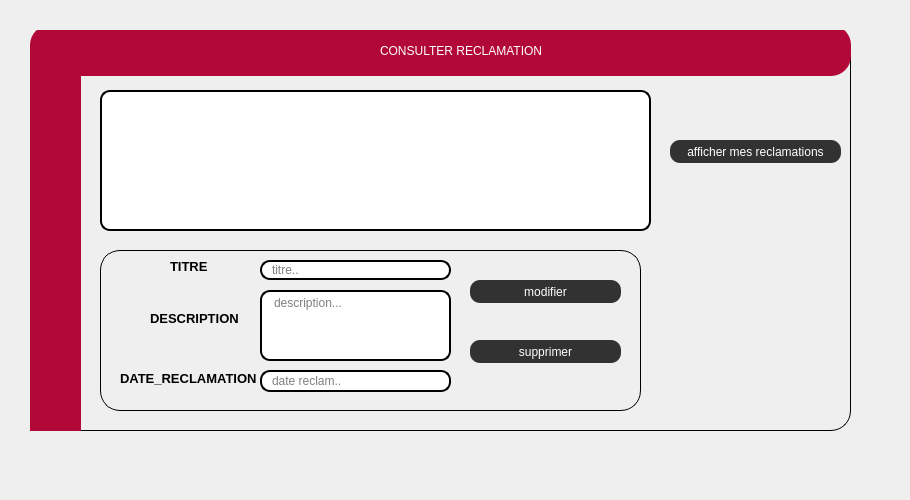
       <widget class="QWidget" name="consulter_reclam">
        <attribute name="title">
         <string>consulter</string>
        </attribute>
        <widget class="QLabel" name="back_rep_16">
         <property name="geometry">
          <rect>
           <x>0</x>
           <y>-30</y>
           <width>901</width>
           <height>491</height>
          </rect>
         </property>
         <property name="styleSheet">
          <string notr="true">background-image: url(:/img/img/AA.jpg);</string>
         </property>
         <property name="text">
          <string/>
         </property>
        </widget>
        <widget class="QGroupBox" name="groupBox_41">
         <property name="geometry">
          <rect>
           <x>30</x>
           <y>30</y>
           <width>821</width>
           <height>401</height>
          </rect>
         </property>
         <property name="styleSheet">
          <string notr="true">
QGroupBox  {
    border: 1px solid;
    
  
    border-radius: 20px;
}</string>
         </property>
         <property name="title">
          <string/>
         </property>
         <widget class="QLabel" name="label_redEq_25">
          <property name="geometry">
           <rect>
            <x>0</x>
            <y>-5</y>
            <width>821</width>
            <height>51</height>
           </rect>
          </property>
          <property name="styleSheet">
           <string notr="true">color:white;

background:#b20837;
border-radius:20px;</string>
          </property>
          <property name="text">
           <string/>
          </property>
         </widget>
         <widget class="QLabel" name="label_RedEq2_25">
          <property name="geometry">
           <rect>
            <x>0</x>
            <y>0</y>
            <width>51</width>
            <height>421</height>
           </rect>
          </property>
          <property name="styleSheet">
           <string notr="true">color:white;

background:#b20837;
border-radius:20px;</string>
          </property>
          <property name="text">
           <string/>
          </property>
         </widget>
         <widget class="QLabel" name="label_AjEq_25">
          <property name="geometry">
           <rect>
            <x>350</x>
            <y>10</y>
            <width>211</width>
            <height>21</height>
           </rect>
          </property>
          <property name="styleSheet">
           <string notr="true">color:white;
font: 75 10pt &quot;Source Code Pro&quot;;
	font: 87 10pt &quot;Nexa Rust Sans Black 01&quot;;
background:#b20837;
border-radius:10px;</string>
          </property>
          <property name="text">
           <string>CONSULTER RECLAMATION</string>
          </property>
         </widget>
         <widget class="QTableView" name="afficherreclam">
          <property name="geometry">
           <rect>
            <x>70</x>
            <y>60</y>
            <width>551</width>
            <height>141</height>
           </rect>
          </property>
          <property name="styleSheet">
           <string notr="true">border: 2px solid black;
border-radius: 10px;
padding: 0 8px;
background: white;
selection-background-color: gray;
</string>
          </property>
          <property name="gridStyle">
           <enum>Qt::DotLine</enum>
          </property>
          <property name="sortingEnabled">
           <bool>false</bool>
          </property>
          <attribute name="horizontalHeaderCascadingSectionResizes">
           <bool>false</bool>
          </attribute>
          <attribute name="horizontalHeaderMinimumSectionSize">
           <number>50</number>
          </attribute>
          <attribute name="horizontalHeaderDefaultSectionSize">
           <number>85</number>
          </attribute>
         </widget>
         <widget class="QGroupBox" name="groupBox_2">
          <property name="geometry">
           <rect>
            <x>70</x>
            <y>220</y>
            <width>541</width>
            <height>161</height>
           </rect>
          </property>
          <property name="title">
           <string/>
          </property>
          <widget class="QLabel" name="label_20">
           <property name="geometry">
            <rect>
             <x>20</x>
             <y>120</y>
             <width>141</width>
             <height>16</height>
            </rect>
           </property>
           <property name="font">
            <font>
             <pointsize>10</pointsize>
             <weight>75</weight>
             <bold>true</bold>
            </font>
           </property>
           <property name="text">
            <string>DATE_RECLAMATION</string>
           </property>
          </widget>
          <widget class="QLabel" name="label_19">
           <property name="geometry">
            <rect>
             <x>50</x>
             <y>60</y>
             <width>91</width>
             <height>16</height>
            </rect>
           </property>
           <property name="font">
            <font>
             <pointsize>10</pointsize>
             <weight>75</weight>
             <bold>true</bold>
            </font>
           </property>
           <property name="text">
            <string>DESCRIPTION</string>
           </property>
          </widget>
          <widget class="QLabel" name="label_18">
           <property name="geometry">
            <rect>
             <x>70</x>
             <y>10</y>
             <width>47</width>
             <height>13</height>
            </rect>
           </property>
           <property name="font">
            <font>
             <pointsize>10</pointsize>
             <weight>75</weight>
             <bold>true</bold>
            </font>
           </property>
           <property name="text">
            <string>TITRE</string>
           </property>
          </widget>
          <widget class="QTextEdit" name="desc2">
           <property name="geometry">
            <rect>
             <x>160</x>
             <y>40</y>
             <width>191</width>
             <height>71</height>
            </rect>
           </property>
           <property name="styleSheet">
            <string notr="true">
border: 2px solid black;
border-radius: 10px;
padding: 0 8px;
background: white;
selection-background-color: gray;
</string>
           </property>
           <property name="placeholderText">
            <string>description...</string>
           </property>
          </widget>
          <widget class="QLineEdit" name="titre2">
           <property name="geometry">
            <rect>
             <x>160</x>
             <y>10</y>
             <width>191</width>
             <height>20</height>
            </rect>
           </property>
           <property name="styleSheet">
            <string notr="true"> border: 2px solid black;
border-radius: 10px;
padding: 0 8px;
background: white;
selection-background-color: gray;</string>
           </property>
           <property name="placeholderText">
            <string>titre..</string>
           </property>
          </widget>
          <widget class="QLineEdit" name="datereclam">
           <property name="geometry">
            <rect>
             <x>160</x>
             <y>120</y>
             <width>191</width>
             <height>22</height>
            </rect>
           </property>
           <property name="styleSheet">
            <string notr="true">border: 2px solid black;
border-radius: 10px;
padding: 0 8px;
background: white;
selection-background-color: gray;</string>
           </property>
           <property name="placeholderText">
            <string>date reclam..</string>
           </property>
          </widget>
          <widget class="QPushButton" name="editreclam">
           <property name="geometry">
            <rect>
             <x>370</x>
             <y>30</y>
             <width>151</width>
             <height>23</height>
            </rect>
           </property>
           <property name="styleSheet">
            <string notr="true">QPushButton{
    color:white;
	font: 75 10pt &quot;Source Code Pro&quot;;
	font: 87 7pt &quot;Nexa Rust Sans Black 01&quot;;
    background-color: rgb(51, 50, 50);
background:  rgb(51, 50, 50);
border-radius:10px;
}
QPushButton:hover
{
color:white;

background:#b20837;
border-radius:10px;
}
</string>
           </property>
           <property name="text">
            <string>modifier</string>
           </property>
           <property name="icon">
            <iconset>
             <normaloff>../../../OneDrive/Documents/ghof/premiereapp1/ressource/icons8-modifier-48.png</normaloff>../../../OneDrive/Documents/ghof/premiereapp1/ressource/icons8-modifier-48.png</iconset>
           </property>
          </widget>
          <widget class="QPushButton" name="supprimreclam">
           <property name="geometry">
            <rect>
             <x>370</x>
             <y>90</y>
             <width>151</width>
             <height>23</height>
            </rect>
           </property>
           <property name="styleSheet">
            <string notr="true">QPushButton{
    color:white;
	font: 75 10pt &quot;Source Code Pro&quot;;
	font: 87 7pt &quot;Nexa Rust Sans Black 01&quot;;
    background-color: rgb(51, 50, 50);
background:  rgb(51, 50, 50);
border-radius:10px;
}
QPushButton:hover
{
color:white;

background:#b20837;
border-radius:10px;
}
</string>
           </property>
           <property name="text">
            <string>supprimer</string>
           </property>
           <property name="icon">
            <iconset>
             <normaloff>../../../OneDrive/Documents/ghof/premiereapp1/ressource/icons8-effacer-26.png</normaloff>../../../OneDrive/Documents/ghof/premiereapp1/ressource/icons8-effacer-26.png</iconset>
           </property>
          </widget>
         </widget>
         <widget class="QPushButton" name="pushButton_6">
          <property name="geometry">
           <rect>
            <x>640</x>
            <y>110</y>
            <width>171</width>
            <height>23</height>
           </rect>
          </property>
          <property name="styleSheet">
           <string notr="true">QPushButton{
    color:white;
	font: 75 10pt &quot;Source Code Pro&quot;;
	font: 87 7pt &quot;Nexa Rust Sans Black 01&quot;;
    background-color: rgb(51, 50, 50);
background:  rgb(51, 50, 50);
border-radius:10px;
}
QPushButton:hover
{
color:white;

background:#b20837;
border-radius:10px;
}
</string>
          </property>
          <property name="text">
           <string>afficher mes reclamations</string>
          </property>
         </widget>
        </widget>
       </widget>
